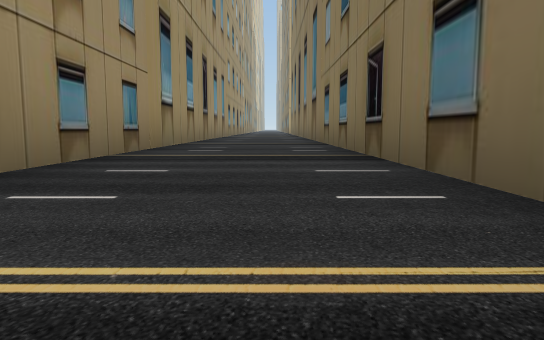
View 1 (above)

19 first-person views from a walk through a world built for the Gazebo simulator. The camera is 1.2 m above the floor, tilts 6° down and sees 70° across. The floor is counted in squares, 5 m on a side. Each view is taken from the middle of a square. On the plan, view 1 faces up. The plan holds only what a view shows up to about 9 squares ahead; the rest is blank. The place goes on beyond the plan.

View 2
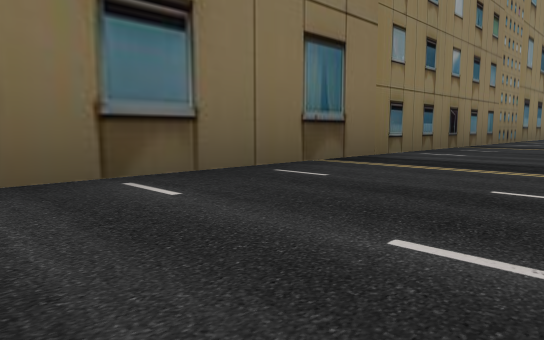

View 3
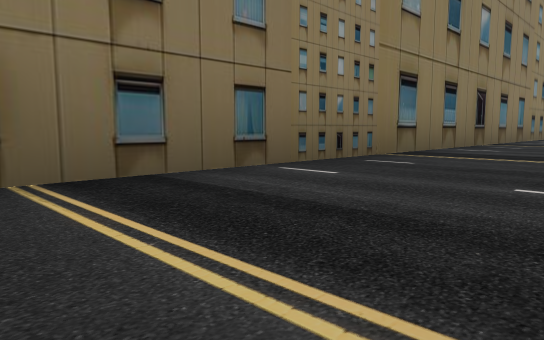

View 4
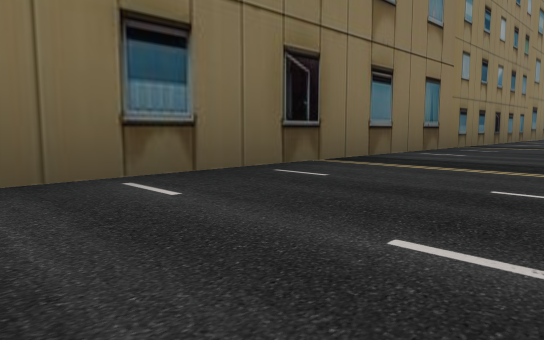

View 5
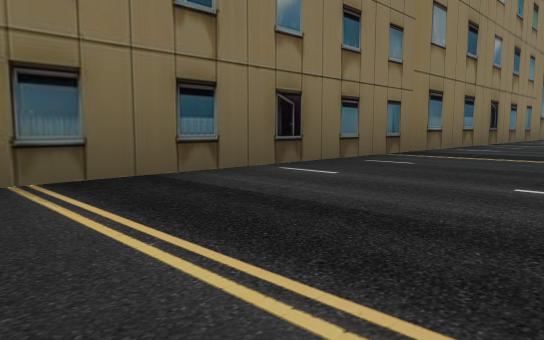

View 6
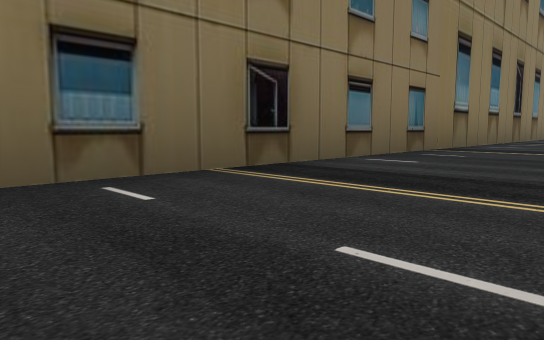

View 7
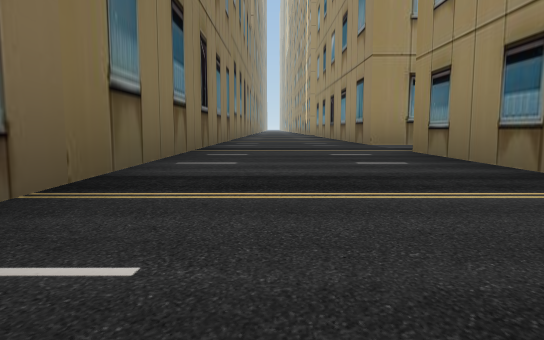

View 8
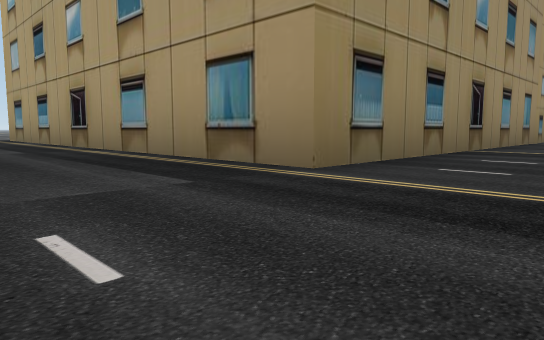

View 9
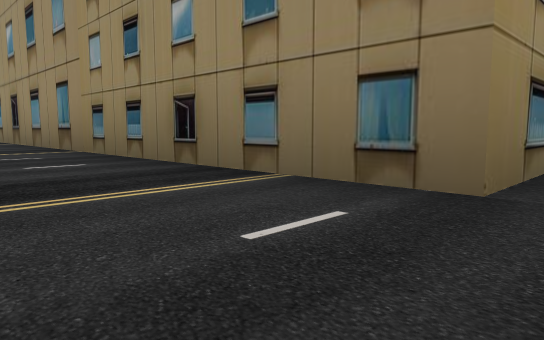

View 10
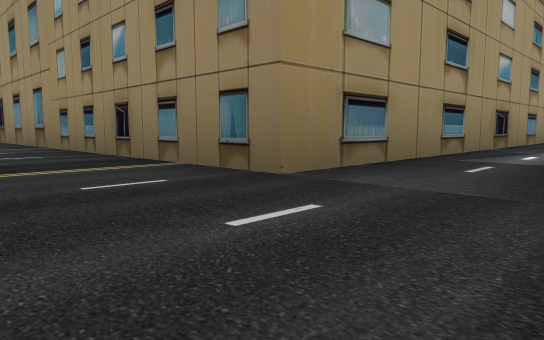

View 11
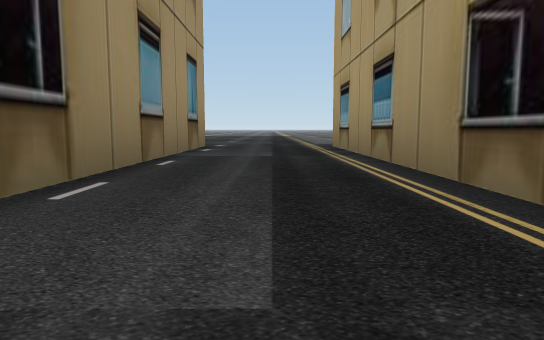

View 12
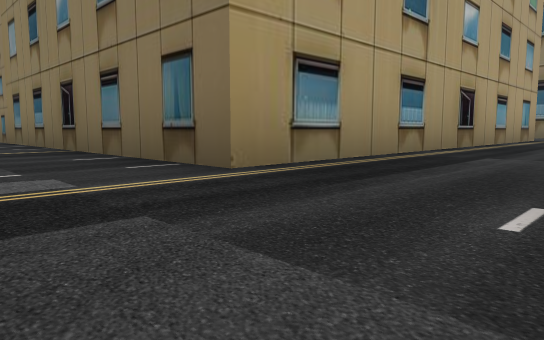

View 13
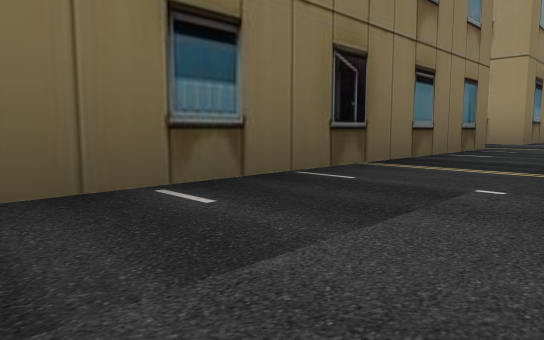

View 14
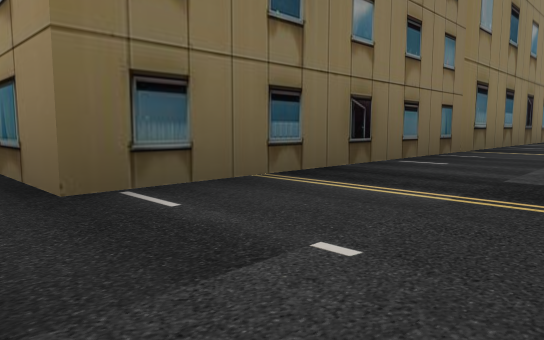

View 15
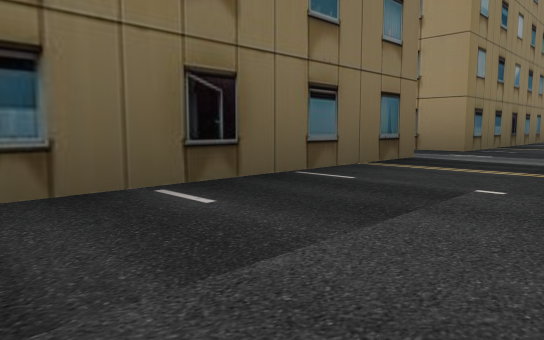

View 16
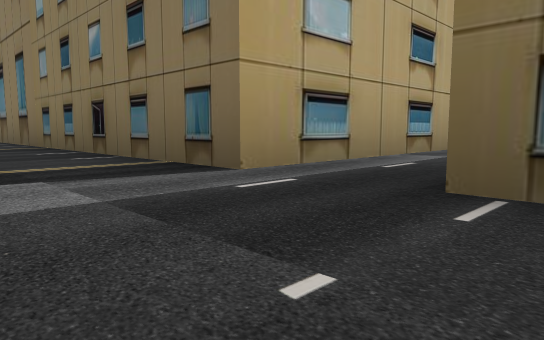

View 17
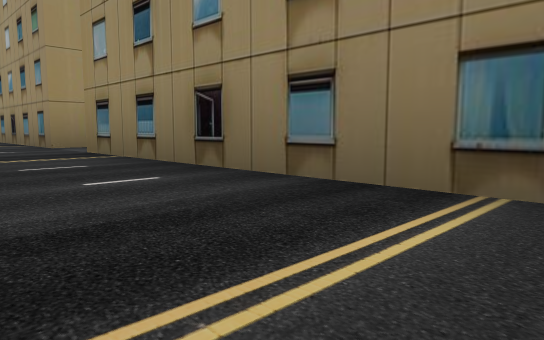

View 18
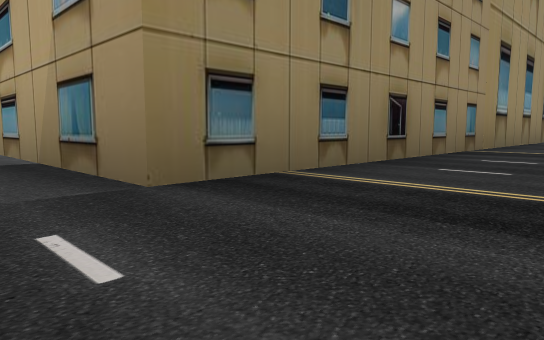

View 19
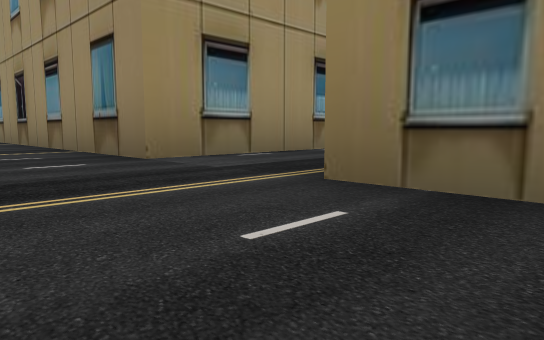

### Floor plan
Key: @ floor where view 1 was taken; # wall or solid block; . floor; B building.
Columns run from 11 left of view 1 to 1 right of it. Each row starts with its distance up from view 1.
  7          B..B
  6          B..B
  5          B..B
  4          B..B
  3          B..B
  2          B..B
  1           ..B
  0           .@B
 -1            .B
 -2           ..B
 -3           ..B
 -4           ..#
 -5          B..#
 -6   B      B..B
 -7  .B      B..B
 -8  .B      B..B
 -9 ..B      B..B
-10 ..B      B..B
-11 ..B      B..B
-12 ..BBBB BBB..B
-13 ............B
-14 ..BBBBBBBB..B
-15 ..B      B..B
-16 ..B      B..B
-17  .B      B..B
-18 ..B      B..B
-19 ..B      B..B
-20 ..B      B..B
-21 ..B      B..B
-22 ..B      B..B
-23 ..BBBBBBBB..B
-24 ............B
-25 ..BBBBBBBB..B
-26   B      B..B

Positions as (right, up) in squares from view 1, and headings:
1: (0, 0), facing up
2: (-1, 3), facing down-right
3: (-1, -2), facing down-right
4: (-1, -6), facing down-right
5: (-1, -11), facing down-right
6: (-1, -16), facing down-right
7: (0, -19), facing down
8: (0, -25), facing up-left
9: (0, -13), facing down-left
10: (0, -12), facing down-left
11: (-4, -24), facing left
12: (-11, -25), facing up-right
13: (-11, -18), facing down-right
14: (-11, -13), facing down-right
15: (-11, -9), facing down-right
16: (-11, -14), facing up-right
17: (0, -8), facing down-left
18: (0, -13), facing up-left
19: (0, -22), facing down-left
